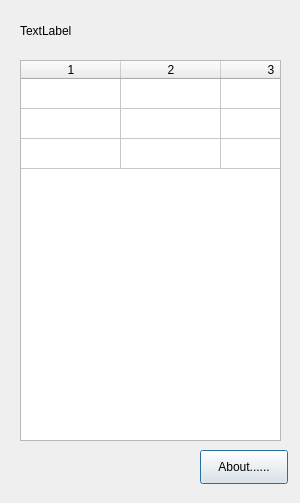
<?xml version="1.0" encoding="UTF-8"?>
<ui version="4.0">
 <class>ControlPanelDialog</class>
 <widget class="QDialog" name="ControlPanelDialog">
  <property name="geometry">
   <rect>
    <x>0</x>
    <y>0</y>
    <width>300</width>
    <height>503</height>
   </rect>
  </property>
  <property name="windowTitle">
   <string>Dialog</string>
  </property>
  <property name="windowIcon">
   <iconset resource="../res/resources.qrc">
    <normaloff>:/logo</normaloff>:/logo</iconset>
  </property>
  <widget class="QPushButton" name="button_about">
   <property name="geometry">
    <rect>
     <x>200</x>
     <y>450</y>
     <width>88</width>
     <height>34</height>
    </rect>
   </property>
   <property name="text">
    <string>About......</string>
   </property>
  </widget>
  <widget class="QLabel" name="label_summary">
   <property name="geometry">
    <rect>
     <x>20</x>
     <y>10</y>
     <width>261</width>
     <height>41</height>
    </rect>
   </property>
   <property name="text">
    <string>TextLabel</string>
   </property>
   <property name="wordWrap">
    <bool>true</bool>
   </property>
  </widget>
  <widget class="QTableWidget" name="panel_table">
   <property name="geometry">
    <rect>
     <x>20</x>
     <y>60</y>
     <width>261</width>
     <height>381</height>
    </rect>
   </property>
   <property name="verticalScrollBarPolicy">
    <enum>Qt::ScrollBarAsNeeded</enum>
   </property>
   <property name="horizontalScrollBarPolicy">
    <enum>Qt::ScrollBarAlwaysOff</enum>
   </property>
   <property name="sizeAdjustPolicy">
    <enum>QAbstractScrollArea::AdjustToContentsOnFirstShow</enum>
   </property>
   <property name="editTriggers">
    <set>QAbstractItemView::NoEditTriggers</set>
   </property>
   <property name="selectionMode">
    <enum>QAbstractItemView::SingleSelection</enum>
   </property>
   <property name="selectionBehavior">
    <enum>QAbstractItemView::SelectRows</enum>
   </property>
   <property name="rowCount">
    <number>3</number>
   </property>
   <property name="columnCount">
    <number>3</number>
   </property>
   <attribute name="horizontalHeaderMinimumSectionSize">
    <number>0</number>
   </attribute>
   <attribute name="verticalHeaderVisible">
    <bool>false</bool>
   </attribute>
   <row/>
   <row/>
   <row/>
   <column/>
   <column/>
   <column/>
  </widget>
 </widget>
 <resources>
  <include location="../res/resources.qrc"/>
 </resources>
 <connections/>
</ui>
